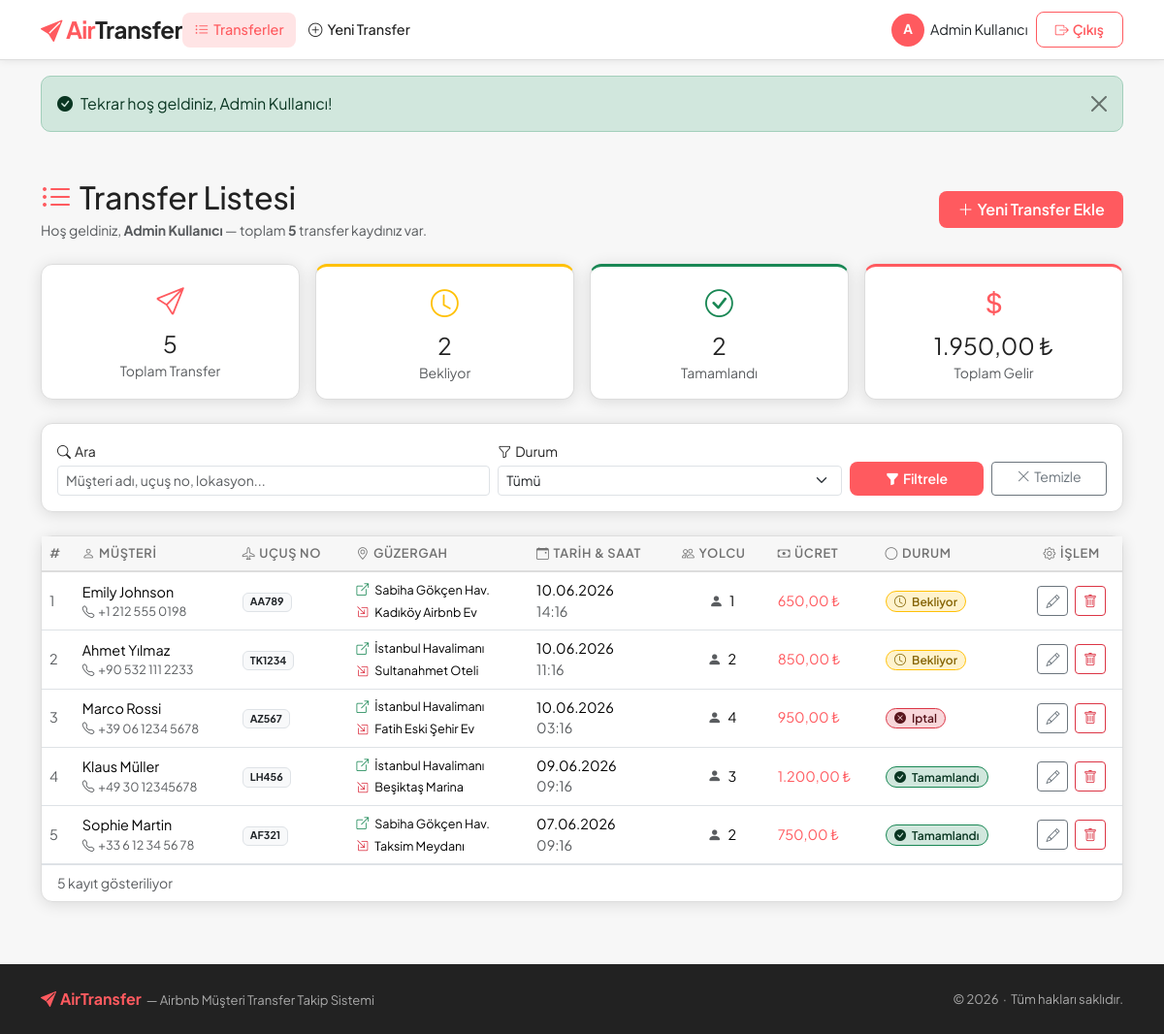
/index.php (signed in), run on the app's committed database.
### tables this page shows
CREATE TABLE IF NOT EXISTS transfers (
    id                  INT UNSIGNED    NOT NULL AUTO_INCREMENT,
    user_id             INT UNSIGNED    NOT NULL,                 
    customer_name       VARCHAR(150)    NOT NULL,
    customer_phone      VARCHAR(20)     NOT NULL,
    flight_no           VARCHAR(20)     NOT NULL,
    pickup_location     VARCHAR(255)    NOT NULL,
    dropoff_location    VARCHAR(255)    NOT NULL,
    passenger_count     TINYINT UNSIGNED NOT NULL DEFAULT 1,
    transfer_datetime   DATETIME        NOT NULL,
    price               DECIMAL(10,2)   NOT NULL DEFAULT 0.00,
    notes               TEXT            NULL,
    status              ENUM('bekliyor','tamamlandı','iptal') NOT NULL DEFAULT 'bekliyor',
    created_at          DATETIME        NOT NULL DEFAULT CURRENT_TIMESTAMP,
    PRIMARY KEY (id),
    CONSTRAINT fk_transfers_user
        FOREIGN KEY (user_id) REFERENCES users(id)
        ON DELETE CASCADE
        ON UPDATE CASCADE
);

### config.php (called while the page is built, shortened)
<?php
function e(string $str): string {
    return htmlspecialchars($str, ENT_QUOTES | ENT_SUBSTITUTE, 'UTF-8');
}

### index.php (the view, shortened to what this page needs)
<?php
require_once 'config.php';
$filterStatus = $_GET['status'] ?? 'all';
$filterSearch = trim($_GET['search'] ?? '');
$where  = ['t.user_id = ?'];
$params = [(int)$_SESSION['user_id']];
$sql = 'SELECT * FROM transfers t
        WHERE ' . implode(' AND ', $where) . '
        ORDER BY t.transfer_datetime DESC';
$stmt = $pdo->prepare($sql);
$stmt->execute($params);
$transfers = $stmt->fetchAll();
$statsStmt = $pdo->prepare(
    'SELECT
        COUNT(*)                                         AS total,
        SUM(status = "bekliyor")                         AS bekliyor,
        SUM(status = "tamamlandı")                       AS tamamlandi,
        SUM(status = "iptal")                            AS iptal,
        COALESCE(SUM(CASE WHEN status = "tamamlandı"
                     THEN price ELSE 0 END), 0)          AS toplam_gelir
     FROM transfers
     WHERE user_id = ?'
);
$statsStmt->execute([(int)$_SESSION['user_id']]);
$stats = $statsStmt->fetch();
function statusBadgeClass(string $status): string {
    return match($status) {
        'bekliyor'   => 'badge-bekliyor',
        'tamamlandı' => 'badge-tamamlandi',
        'iptal'      => 'badge-iptal',
        default      => 'bg-secondary',
    };
}
function statusIcon(string $status): string {
    return match($status) {
        'bekliyor'   => 'bi-clock',
        'tamamlandı' => 'bi-check-circle-fill',
        'iptal'      => 'bi-x-circle-fill',
        default      => 'bi-circle',
    };
}
require_once 'includes/header.php';
?>
<div class="d-flex align-items-center justify-content-between mb-4 flex-wrap gap-3">
    <div>
        <h2 class="fw-700 mb-1" style="color:var(--at-dark);">
            <i class="bi bi-list-ul me-2" style="color:var(--at-coral);"></i>Transfer Listesi
        </h2>
        <p class="text-muted small mb-0">
            Hoş geldiniz, <strong><?= e($_SESSION['user_name']) ?></strong> —
            toplam <strong><?= (int)$stats['total'] ?></strong> transfer kaydınız var.
        </p>
    </div>
    <a href="add_transfer.php" class="btn btn-coral">
        <i class="bi bi-plus-lg me-1"></i>Yeni Transfer Ekle
    </a>
</div>
<div class="row g-3 mb-4">
    <div class="col-6 col-md-3">
        <div class="card-at p-3 text-center h-100">
            <div style="font-size:1.8rem; color:var(--at-coral);">
                <i class="bi bi-send"></i>
            </div>
            <div class="fw-700 fs-4 mt-1"><?= (int)$stats['total'] ?></div>
            <div class="text-muted small">Toplam Transfer</div>
        </div>
    </div>
    <div class="col-6 col-md-3">
        <div class="card-at p-3 text-center h-100" style="border-top:3px solid #ffc107;">
            <div style="font-size:1.8rem; color:#ffc107;">
                <i class="bi bi-clock"></i>
            </div>
            <div class="fw-700 fs-4 mt-1"><?= (int)$stats['bekliyor'] ?></div>
            <div class="text-muted small">Bekliyor</div>
        </div>
    </div>
    <div class="col-6 col-md-3">
        <div class="card-at p-3 text-center h-100" style="border-top:3px solid #198754;">
            <div style="font-size:1.8rem; color:#198754;">
                <i class="bi bi-check-circle"></i>
            </div>
            <div class="fw-700 fs-4 mt-1"><?= (int)$stats['tamamlandi'] ?></div>
            <div class="text-muted small">Tamamlandı</div>
        </div>
    </div>
    <div class="col-6 col-md-3">
        <div class="card-at p-3 text-center h-100" style="border-top:3px solid var(--at-coral);">
            <div style="font-size:1.8rem; color:var(--at-coral);">
                <i class="bi bi-currency-dollar"></i>
            </div>
            <div class="fw-700 fs-4 mt-1">
                <?= number_format((float)$stats['toplam_gelir'], 2, ',', '.') ?> ₺
            </div>
            <div class="text-muted small">Toplam Gelir</div>
        </div>
    </div>
</div>
<div class="card-at p-3 mb-4">
    <form method="GET" action="index.php" class="row g-2 align-items-end">
        <div class="col-12 col-md-5">
            <label class="form-label fw-600 small mb-1">
                <i class="bi bi-search me-1"></i>Ara
            </label>
            <input
                type="text"
                name="search"
                class="form-control form-control-sm"
                placeholder="Müşteri adı, uçuş no, lokasyon..."
                value="<?= e($filterSearch) ?>"
            >
        </div>
        <div class="col-12 col-md-4">
            <label class="form-label fw-600 small mb-1">
                <i class="bi bi-funnel me-1"></i>Durum
            </label>
            <select name="status" class="form-select form-select-sm">
                <option value="all"        <?= $filterStatus === 'all'        ? 'selected' : '' ?>>Tümü</option>
            </select>
        </div>
        <div class="col-12 col-md-3 d-flex gap-2">
            <button type="submit" class="btn btn-coral btn-sm flex-fill">
                <i class="bi bi-funnel-fill me-1"></i>Filtrele
            </button>
            <a href="index.php" class="btn btn-outline-secondary btn-sm flex-fill">
                <i class="bi bi-x-lg me-1"></i>Temizle
            </a>
        </div>
    </form>
</div>
<div class="card-at">
    <?php if (empty($transfers)): ?>
        <div class="text-center py-5 px-3">
            <div style="font-size:3.5rem; color:var(--at-border);">
                <i class="bi bi-inbox"></i>
            </div>
            <h5 class="mt-3 text-muted">Henüz transfer kaydı yok</h5>
            <p class="text-muted small">
                <?= $filterSearch || $filterStatus !== 'all'
                    ? 'Arama kriterlerinizle eşleşen kayıt bulunamadı.'
                    : 'İlk transferinizi eklemek için butona tıklayın.' ?>
            </p>
            <?php if (!$filterSearch && $filterStatus === 'all'): ?>
                <a href="add_transfer.php" class="btn btn-coral mt-2">
                    <i class="bi bi-plus-lg me-1"></i>Yeni Transfer Ekle
                </a>
            <?php endif; ?>
        </div>
    <?php else: ?>
        <div class="table-responsive">
            <table class="table table-at mb-0">
                <thead>
                    <tr>
                        <th>#</th>
                        <th><i class="bi bi-person me-1"></i>Müşteri</th>
                        <th><i class="bi bi-airplane me-1"></i>Uçuş No</th>
                        <th><i class="bi bi-geo-alt me-1"></i>Güzergah</th>
                        <th><i class="bi bi-calendar-event me-1"></i>Tarih & Saat</th>
                        <th><i class="bi bi-people me-1"></i>Yolcu</th>
                        <th><i class="bi bi-cash me-1"></i>Ücret</th>
                        <th><i class="bi bi-circle me-1"></i>Durum</th>
                        <th class="text-center"><i class="bi bi-gear me-1"></i>İşlem</th>
                    </tr>
                </thead>
                <tbody>
                    <?php foreach ($transfers as $i => $t):
                        $isPast = strtotime($t['transfer_datetime']) < time()
                                  && $t['status'] === 'bekliyor';
                        $rowClass = $isPast ? 'row-past' : '';
                    ?>
                        <tr class="<?= $rowClass ?>">
                            <td class="text-muted small"><?= $i + 1 ?></td>
                            <td>
                                <div class="fw-600"><?= e($t['customer_name']) ?></div>
                                <div class="text-muted small">
                                    <i class="bi bi-telephone me-1"></i><?= e($t['customer_phone']) ?>
                                </div>
                            </td>
                            <td>
                                <span class="badge bg-light text-dark border fw-600">
                                    <?= e($t['flight_no']) ?>
                                </span>
                            </td>
                            <td style="max-width:220px;">
                                <div class="small">
                                    <i class="bi bi-box-arrow-up-right text-success me-1"></i>
                                    <?= e($t['pickup_location']) ?>
                                </div>
                                <div class="small mt-1">
                                    <i class="bi bi-box-arrow-in-down-right text-danger me-1"></i>
                                    <?= e($t['dropoff_location']) ?>
                                </div>
                            </td>
                            <td class="small">
                                <?php
                                    $dt = new DateTime($t['transfer_datetime']);
                                    echo $dt->format('d.m.Y');
                                    echo '<br><span class="text-muted">' . $dt->format('H:i') . '</span>';
                                ?>
                            </td>
                            <td class="text-center">
                                <i class="bi bi-person-fill me-1 text-muted"></i>
                                <?= (int)$t['passenger_count'] ?>
                            </td>
                            <td class="fw-600" style="white-space:nowrap; color:var(--at-coral);">
                                <?= number_format((float)$t['price'], 2, ',', '.') ?> ₺
                            </td>
                            <td>
                                <span class="badge badge-at <?= statusBadgeClass($t['status']) ?>">
                                    <i class="bi <?= statusIcon($t['status']) ?> me-1"></i>
                                    <?= e(ucfirst($t['status'])) ?>
                                </span>
                            </td>
                            <td class="text-center" style="white-space:nowrap;">
                                <a
                                    href="edit_transfer.php?id=<?= (int)$t['id'] ?>"
                                    class="btn btn-sm btn-outline-secondary me-1"
                                    title="Düzenle"
                                >
                                    <i class="bi bi-pencil"></i>
                                </a>
                                <button
                                    type="button"
                                    class="btn btn-sm btn-outline-danger"
                                    title="Sil"
                                    data-bs-toggle="modal"
                                    data-bs-target="#deleteModal"
                                    data-id="<?= (int)$t['id'] ?>"
                                    data-name="<?= e($t['customer_name']) ?>"
                                >
                                    <i class="bi bi-trash"></i>
                                </button>
                            </td>
                        </tr>
                    <?php endforeach; ?>
                </tbody>
            </table>
        </div>
        <div class="px-3 py-2 border-top text-muted small d-flex justify-content-between">
            <span><?= count($transfers) ?> kayıt gösteriliyor</span>
        </div>
    <?php endif; ?>
</div>
<?php require_once 'includes/footer.php'; ?>

### data on the page
transfers: customer_name "Emily Johnson", customer_phone "+1 212 555 0198", flight_no "AA789", pickup_location "Sabiha Gökçen Hav.", dropoff_location "Kadıköy Airbnb Ev", transfer_datetime "10.06.2026", transfer_datetime "14:16", passenger_count "1", price "650,00", status "Bekliyor"
transfers: customer_name "Ahmet Yılmaz", customer_phone "+90 532 111 2233", flight_no "TK1234", pickup_location "İstanbul Havalimanı", dropoff_location "Sultanahmet Oteli", transfer_datetime "10.06.2026", transfer_datetime "11:16", passenger_count "2", price "850,00", status "Bekliyor"
transfers: customer_name "Marco Rossi", customer_phone "+39 06 1234 5678", flight_no "AZ567", pickup_location "İstanbul Havalimanı", dropoff_location "Fatih Eski Şehir Ev", transfer_datetime "10.06.2026", transfer_datetime "03:16", passenger_count "4", price "950,00", status "Iptal"
transfers: customer_name "Klaus Müller", customer_phone "+49 30 12345678", flight_no "LH456", pickup_location "İstanbul Havalimanı", dropoff_location "Beşiktaş Marina", transfer_datetime "09.06.2026", transfer_datetime "09:16", passenger_count "3", price "1.200,00", status "Tamamlandı"
transfers: customer_name "Sophie Martin", customer_phone "+33 6 12 34 56 78", flight_no "AF321", pickup_location "Sabiha Gökçen Hav.", dropoff_location "Taksim Meydanı", transfer_datetime "07.06.2026", transfer_datetime "09:16", passenger_count "2", price "750,00", status "Tamamlandı"

### other printed values
mb_substr($_SESSION['user_name'] ?? 'U', 0, 1) "A"
$_SESSION['user_name'] "Admin Kullanıcı"
$flash['message'] "Tekrar hoş geldiniz, Admin Kullanıcı!"
$stats['total'] "5"
$stats['bekliyor'] "2"
$stats['tamamlandi'] "2"
$stats['toplam_gelir'] "1.950,00"
count($transfers) "5"
